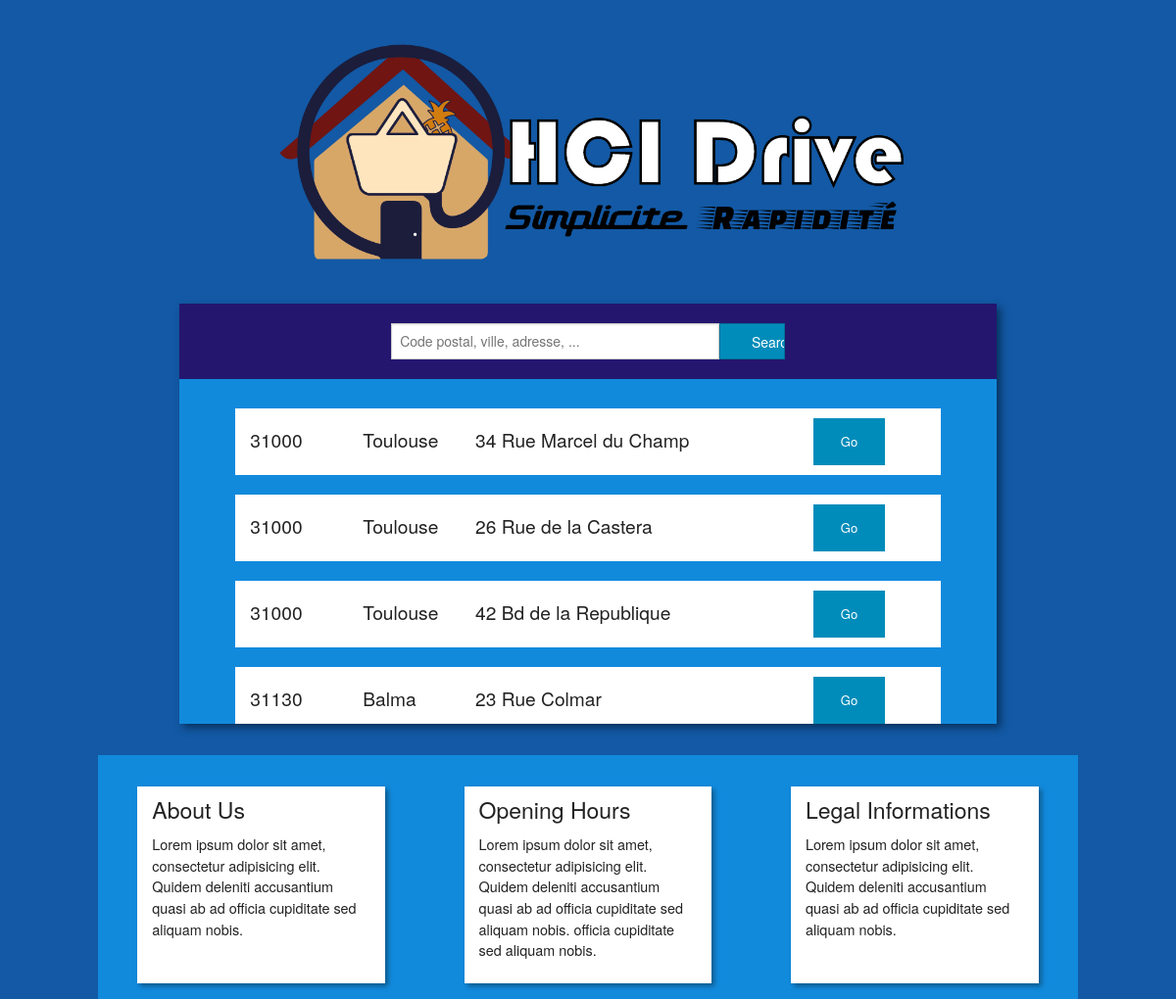
Page /views/choixDrive.php on the committed database.
### tables this page shows
CREATE TABLE IF NOT EXISTS `Adresse` (
  `idAdresse` INT NOT NULL AUTO_INCREMENT,
  `numeroAdresse` INT NOT NULL,
  `rueAdresse` VARCHAR(45) NOT NULL,
  `villeAdresse` VARCHAR(45) NOT NULL,
  `codePostalAdresse` INT NOT NULL,
  `telephoneAdresse` INT NOT NULL,
  PRIMARY KEY (`idAdresse`));

### views/choixDrive.php (the view, shortened to what this page needs)
<?php
include_once '../databaseUtils/Database.class.php';
$db = new Database();
$link = $db->connectToDatabase(SERVER, DATABASE_NAME, USERNAME, PASSWORD);
?>
<!doctype html>
<html class="no-js" lang="en">
  <head>
    <link rel="stylesheet" href="../css/foundation.css" />
    <link rel="stylesheet" href="../css/choix_drive.css" />
  </head>
  <body>
  	<div class="wrapper">
		  <div class="header">
			  <div class="row">
				  <div class="large-12 columns">
				  	<center>
				  		<img height="70%" width="70%" alt="Logo" src="../img/Logotype-01.png">
				  	</center>
				  </div>
			  </div>
		  </div>
		  <div class="content">
		  	<div class="row">
				<div class="large-10 large-offset-1 columns" id="drive_search">
					<div class="row" id="header_drive_search">
						<center>
							<form action="#" method="post">
								<div class="row">
									<div class="large-6 large-offset-3 columns">
										<div class="row collapse" id="bar_drive_search">
											<div class="small-10 columns">
												<input type="text" name="research" placeholder="Code postal, ville, adresse, ...">
											</div>
											<div class="small-2 columns">
												<button type="submit" class="postfix">Search</a>
											</div>
										</div>
									</div>
								</div>
							</form>
						</center>
					</div>
					<div class="row" id="content_drive_search">
						<?php
							if(isset($_POST['research'])) {
								$sql = "SELECT * FROM `Adresse` WHERE `villeAdresse` LIKE \"%".$_POST['research']."%\" ".
								"OR `codePostalAdresse` LIKE \"%".$_POST['research']."%\" ".
								"OR `rueAdresse` LIKE \"%".$_POST['research']."%\" ".
								"AND `idAdresse` IN (SELECT `Adresse_idAdresse` FROM Drive)";
							} else {
								$sql = "SELECT * FROM `Adresse` WHERE `idAdresse` IN (SELECT `Adresse_idAdresse` FROM Drive)";
							}
							if($req = mysqli_query($link, $sql)) {
								while($data = mysqli_fetch_assoc($req))
								{
									echo '<div class="row">';
									echo '<div class="large-10 large-offset-1 columns result_drive_search">';
									echo '<div class="row collapse">';
									echo '<div class="small-2 columns" style="padding-top: 8px; padding-bottom: 8px;">';
									echo ''.$data['codePostalAdresse'].'';
									echo '</div>';
									echo '<div class="small-2 columns" style="padding-top: 8px; padding-bottom: 8px;">';
									echo $data['villeAdresse'];
									echo '</div>';
									echo '<div class="small-6 columns" style="padding-top: 8px; padding-bottom: 8px;">';
									echo $data['numeroAdresse'].' '.$data['rueAdresse'];
									echo '</div>';
									echo '<div class="small-2 columns">';
									echo '<a href="gabarit.php" class="button small" style="margin-bottom: 0px;">Go</a>';
									echo '</div>';
									echo '</div>';
									echo '</div>';
									echo '</div>';
								}
							} else {
								echo '<center><h3 style="color: white;">Sorry! No Drive was found :(</h3></center>';
							}
						?>
					</div>
		    	</div>
		  	</div>
		  </div>
		  <br/>
	  </div>
	  <div class="footer">
	  	<div class="row">
	  		<div class="large-4 columns footer_background_box">
	  			<div class="small-10 small-offset-1 columns footer_box" style="">
	  				<h4>About Us</h4>
	  				Lorem ipsum dolor sit amet, consectetur adipisicing elit. Quidem deleniti accusantium quasi ab ad officia cupiditate sed aliquam nobis.
	  			</div>
	  		</div>
	  		<div class="large-4 columns footer_background_box">
	  			<div class="small-10 small-offset-1 columns footer_box">
	  				<h4>Opening Hours</h4>
	  				Lorem ipsum dolor sit amet, consectetur adipisicing elit. Quidem deleniti accusantium quasi ab ad officia cupiditate sed aliquam nobis. officia cupiditate sed aliquam nobis.
	  			</div>
	  		</div>
	  		<div class="large-4 columns footer_background_box">
		  		<div class="small-10 small-offset-1 columns footer_box">
		  			<h4>Legal Informations</h4>
		  			Lorem ipsum dolor sit amet, consectetur adipisicing elit. Quidem deleniti accusantium quasi ab ad officia cupiditate sed aliquam nobis.
		  		</div>
		  	</div>
	  	</div>
	  </div>
  </body>
</html>

### css/choix_drive.css (style rules this page uses)
html, body { height: 100%; background-color: rgb(19,89,165); }
.header { padding-top: 1em; padding-bottom: 1em; }
.wrapper { min-height: 100%; height: auto; height: 100%; margin: 0 auto -6.5em; }
#drive_search { margin-bottom: 2em; padding-bottom: -5px; box-shadow: 4px 4px 8px #08325D; -moz-box-shadow: 4px 4px 8px #08325D; -webkit-box-shadow: 4px 4px 8px #08325D; -o-box-shadow: 4px 4px 8px #08325D; }
#header_drive_search { padding-top: 20px; background-color: rgb(36,22,111); }
#content_drive_search { padding-top: 20px; background-color: rgb(18,138,220); height: 22em; overflow: auto; }
.result_drive_search { background-color: white; font-size: 1.2em; padding-top: 10px; padding-bottom: 10px; margin-top: 10px; margin-bottom: 10px; }
.footer_box { height: 14em; padding-top: 5px; padding-bottom: 10px; background-color: white; font-size: 0.9em; box-shadow: 3px 3px 5px #0C5A8C; -moz-box-shadow: 3px 3px 5px #0C5A8C; -webkit-box-shadow: 3px 3px 5px #0C5A8C; -o-box-shadow: 3px 3px 5px #0C5A8C; }
.footer_background_box { padding-top: 2em; padding-bottom: 1em; background-color: rgb(18,138,220); }

### rows in the picture
adresse: codePostalAdresse "31000", villeAdresse "Toulouse", numeroAdresse "34", rueAdresse "Rue Marcel du Champ"
adresse: codePostalAdresse "31000", villeAdresse "Toulouse", numeroAdresse "26", rueAdresse "Rue de la Castera"
adresse: codePostalAdresse "31000", villeAdresse "Toulouse", numeroAdresse "42", rueAdresse "Bd de la Republique"
adresse: codePostalAdresse "31130", villeAdresse "Balma", numeroAdresse "23", rueAdresse "Rue Colmar"
